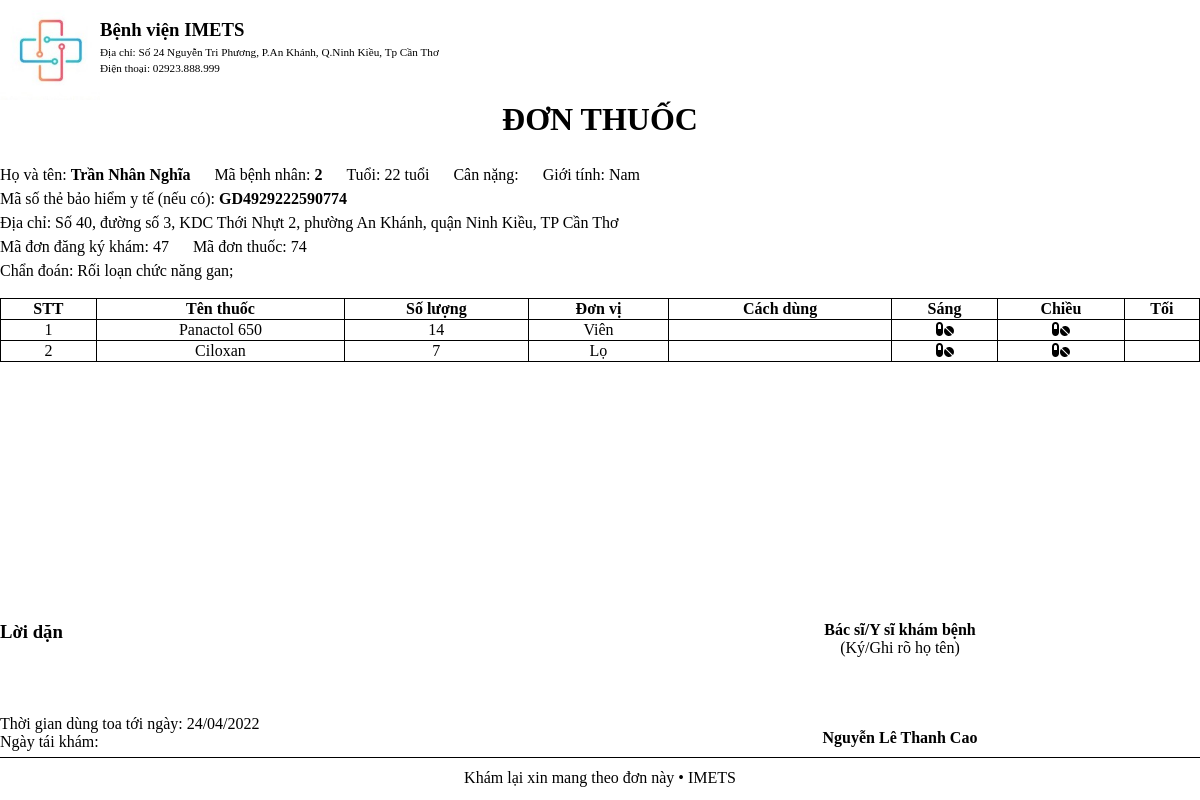
Page /staff/modules_staff/paper/prescription.php?ID_Appointment=47 (signed in) on the committed database.
### tables this page shows
CREATE TABLE `appointment` (
  `ID_Appointment` int(11) NOT NULL,
  `ID_Staff` int(11) NOT NULL,
  `ID_Patient` int(11) NOT NULL,
  `Date_Booking` datetime NOT NULL,
  `Date_Checkup` int(11) NOT NULL,
  `Date_HospitalDischarge` datetime DEFAULT NULL,
  `Date_ReCheckup` date DEFAULT NULL,
  `BHYT_Checkin` float NOT NULL,
  `ID_PaymentMethod` int(11) DEFAULT NULL,
  `StatusAppointment` varchar(100) DEFAULT NULL
);

CREATE TABLE `patient` (
  `ID_Patient` int(11) NOT NULL,
  `Name` varchar(100) NOT NULL,
  `DOB` date NOT NULL,
  `Sex` varchar(10) NOT NULL,
  `Address` varchar(200) DEFAULT NULL,
  `CMND` varchar(15) DEFAULT NULL,
  `PhoneNumber` varchar(25) NOT NULL,
  `ID_BHYT` varchar(20) DEFAULT NULL,
  `VoteRate` double NOT NULL,
  `UserName` varchar(100) NOT NULL,
  `Password` varchar(100) NOT NULL
);

CREATE TABLE `presciption` (
  `ID_Prescription` int(11) NOT NULL,
  `ID_Appointment` int(11) NOT NULL,
  `TotalAmount` int(11) DEFAULT NULL,
  `BHYT_Pay` int(11) DEFAULT NULL,
  `Patient_Pay` int(11) DEFAULT NULL,
  `expDate` date DEFAULT NULL,
  `Status_Pay` varchar(20) DEFAULT NULL
);

CREATE TABLE `disease` (
  `ID_Disease` int(11) NOT NULL,
  `TitleDisease` varchar(100) NOT NULL,
  `ContentDisease` text NOT NULL,
  `Symptom` text NOT NULL
);

CREATE TABLE `medicine` (
  `ID_Medicine` int(11) NOT NULL,
  `TitleMedicine` varchar(255) NOT NULL,
  `Ingredients` varchar(255) NOT NULL,
  `MedicineContent` text NOT NULL,
  `PrescriptionDrug` text NOT NULL,
  `ContraindicationsDrug` text NOT NULL,
  `Production` varchar(100) NOT NULL,
  `UnitPrice` int(11) NOT NULL,
  `Type` varchar(100) NOT NULL
);

CREATE TABLE `medicinesfortreatment` (
  `ID_Prescription` int(11) NOT NULL,
  `ID_Medicine` int(11) NOT NULL,
  `Amount` int(11) NOT NULL,
  `TotalMoney` int(11) NOT NULL,
  `DescriptionTreatment` varchar(100) NOT NULL,
  `Morning` tinyint(1) DEFAULT NULL,
  `Afternoon` tinyint(1) DEFAULT NULL,
  `Evening` tinyint(1) DEFAULT NULL
);

CREATE TABLE `staff` (
  `ID_Staff` int(11) NOT NULL,
  `Name_Staff` varchar(100) NOT NULL,
  `DOB_Staff` date NOT NULL,
  `Sex_Staff` varchar(10) NOT NULL,
  `Address_Staff` varchar(200) NOT NULL,
  `CMND_Staff` varchar(15) NOT NULL,
  `PhoneNumber_Staff` varchar(25) NOT NULL,
  `Position` varchar(50) NOT NULL,
  `ID_Dept` int(11) NOT NULL,
  `DateStartWork` date NOT NULL,
  `VoteRate` double NOT NULL DEFAULT 0,
  `UserName` varchar(100) NOT NULL,
  `Password` varchar(100) NOT NULL
);

### staff/modules_staff/paper/prescription.php (the view, shortened to what this page needs)
<?php
    include './../../../config.php';
    $ID_Appointment = $_GET['ID_Appointment'];
    $sql_get_prescription = "SELECT * FROM appointment
        JOIN patient ON patient.ID_Patient=appointment.ID_Patient
        JOIN medicalrecord ON medicalrecord.ID_Appointment=appointment.ID_Appointment
        JOIN diagnose ON diagnose.ID_MedicalRecord=medicalrecord.ID_MedicalRecord
        JOIN disease ON disease.ID_Disease=diagnose.ID_Disease
        JOIN presciption ON presciption.ID_Appointment=appointment.ID_Appointment
        JOIN staff ON staff.ID_Staff=appointment.ID_Staff
        WHERE appointment.ID_Appointment=$ID_Appointment";
    $query_get_prescription = mysqli_query($conn, $sql_get_prescription);
    $rows_get_prescription = mysqli_fetch_array($query_get_prescription);
    $query_getDiseases = mysqli_query($conn, $sql_get_prescription);
    $diseases='';
    if(mysqli_num_rows($query_getDiseases)>0){
        while($rows_getDiseases = mysqli_fetch_array($query_getDiseases)){
            $diseases = $diseases.$rows_getDiseases['TitleDisease'].'; ';
        }
    }
?>
<!DOCTYPE html>
<html lang="en">
<head>
    <link rel="stylesheet" href="prescription.css">
    <link rel="stylesheet" href="https://cdnjs.cloudflare.com/ajax/libs/font-awesome/5.15.4/css/all.min.css">
</head>
<body>
    <div class="logo">
        <img src="./../../../img/images/logo.jfif">
        <div class="logo-info">
            <h3>Bệnh viện IMETS</h3>
            <p>Địa chỉ: Số 24 Nguyễn Tri Phương, P.An Khánh, Q.Ninh Kiều, Tp Cần Thơ</p>
            <p>Điện thoại: 02923.888.999</p>
        </div>
    </div>
    <div class="header">
        <h1 class="title-paper">đơn thuốc</h1>
        <div>
            <div class="row row-1 row-flex">
                <p>Họ và tên: <b><?php echo $rows_get_prescription['Name'] ?></b></p>
                <p>Mã bệnh nhân: <b><?php echo $rows_get_prescription['ID_Patient'] ?></b></p>
                <p>Tuổi: <?php
                    $date = getdate();
                    $year = $date['year'];
                    echo $year - substr($rows_get_prescription['DOB'],0,4)
                ?> tuổi</p>
                <p>Cân nặng: <?php
                ?></p>
                <p>Giới tính: <?php echo $rows_get_prescription['Sex'] ?></p>
            </div>
            <div class="row row-2">
                <p>Mã số thẻ bảo hiểm y tế (nếu có): <b><?php echo $rows_get_prescription['ID_BHYT'] ?></b></p>
            </div>
            <div class="row row-3">
                <p>Địa chỉ: <?php echo $rows_get_prescription['Address'] ?></p>
            </div>
            <div class="row row-4 row-flex">
                <p>Mã đơn đăng ký khám: <?php echo $rows_get_prescription['ID_Appointment'] ?></p>
                <p>Mã đơn thuốc: <?php echo $rows_get_prescription['ID_Prescription'] ?></p>
            </div>
            <div class="row row-5">
                <p>Chẩn đoán: <?php echo $diseases ?></p>
            </div>
        </div>
        <br>
        <table >
            <tr>
                <th>STT</th>
                <th>Tên thuốc</th>
                <th>Số lượng</th>
                <th>Đơn vị</th>
                <th>Cách dùng</th>
                <th>Sáng</th>
                <th>Chiều</th>
                <th>Tối</th>
            </tr>
            <?php
                $sql_get_prescriptionList = "SELECT * FROM appointment
                JOIN presciption ON presciption.ID_Appointment=appointment.ID_Appointment
                JOIN medicinesfortreatment ON medicinesfortreatment.ID_Prescription=presciption.ID_Prescription
                JOIN medicine ON medicine.ID_Medicine=medicinesfortreatment.ID_Medicine
                WHERE appointment.ID_Appointment=$ID_Appointment";
                $query_getPrescriptionList = mysqli_query($conn, $sql_get_prescriptionList);
                $count=0;
                while($rows_getPrescriptionList = mysqli_fetch_array($query_getPrescriptionList)){
            ?>
            <tr>
                <td> <?php echo ++$count ?> </td>
                <td> <?php echo $rows_getPrescriptionList['TitleMedicine'] ?> </td>
                <td> <?php echo $rows_getPrescriptionList['Amount'] ?> </td>
                <td> <?php echo $rows_getPrescriptionList['Type'] ?> </td>
                <td> <?php echo $rows_getPrescriptionList['DescriptionTreatment'] ?> </td>
                <td> <?php if($rows_getPrescriptionList['Morning'] == 1){ ?>
                    <i class="fas fa-pills"><?php } ?>
                </td>
                <td> <?php if($rows_getPrescriptionList['Afternoon'] == 1){ ?>
                    <i class="fas fa-pills"><?php } ?>
                </td>
                <td> <?php if($rows_getPrescriptionList['Evening'] == 1){ ?>
                    <i class="fas fa-pills"><?php } ?>
                </td>
            </tr>
            <?php
                }
            ?>
        </table>
    </div>
    <div class="after-content">
        <div class="notice">
            <div>
                <h3>Lời dặn</h3>
                <br>
                <br>
                <br>
                <br>
            </div>
            <div>
                <p>Thời gian dùng toa tới ngày: <?php if($rows_get_prescription['expDate']==''){
                    echo '';
                }else{echo date('d/m/Y', strtotime($rows_get_prescription["expDate"]));} ?></p>
                <p>Ngày tái khám: <?php if($rows_get_prescription['Date_ReCheckup']==''){
                }else{echo date('d/m/Y', strtotime($rows_get_prescription["Date_ReCheckup"]));} ?></p>
            </div>
        </div>
        <div class="signature">
            <p><b>Bác sĩ/Y sĩ khám bệnh</b></p>
            <p>(Ký/Ghi rõ họ tên)</p>
            <br>
            <br>
            <br>
            <br>
            <p><b><?php echo $rows_get_prescription['Name_Staff'] ?></b></p>
        </div>
    </div>
    <div class="footer">
        <p>Khám lại xin mang theo đơn này • IMETS</p>
    </div>
</body>
</html>

### staff/modules_staff/paper/prescription.css (style rules this page uses)
body { margin: 0; padding: 0; }
.logo img { width: 100px; height: 100px; }
.logo { display: flex; height: 10vh; }
.logo-info h3 { margin-bottom: 0; }
.logo-info p { margin: 0.3rem 0 0; font-size: 0.7rem; }
.header { height: 65vh; }
.title-paper { text-transform: uppercase; text-align: center; }
.row-flex { display: flex; }
.row p { margin: 0.5% 2% 0 0; }
table, td, th { border: 1px solid black; }
table { border-collapse: collapse; width: 100%; }
td { text-align: center; }
.after-content { height: 17vh; display: flex; }
.after-content h3, p { margin: 0; }
.notice { width: 50%; }
.signature { width: 50%; }
.signature p { text-align: center; }
.footer { height: 5vh; border-top: 1px solid black; }
.footer p { text-align: center; line-height: 5vh; }

### rows in the picture
appointment: ID_Patient.Name "Trần Nhân Nghĩa", ID_Patient.ID_Patient "2", $year-substr($rows_get_prescription['DOB'],0,4) "22", ID_Patient.Sex "Nam", ID_Patient.ID_BHYT "GD4929222590774", ID_Patient.Address "Số 40, đường số 3, KDC Thới Nhựt 2, phường An Khánh, quận Ninh Kiều, TP Cần Thơ", presciption.ID_Appointment "47", presciption.ID_Prescription "74", disease.TitleDisease "Rối loạn chức năng gan;", medicine.TitleMedicine "Panactol 650", medicinesfortreatment.Amount "14", medicine.Type "Viên", medicine.TitleMedicine "Ciloxan", medicinesfortreatment.Amount "7", medicine.Type "Lọ", presciption.expDate "24/04/2022", ID_Staff.Name_Staff "Nguyễn Lê Thanh Cao"
